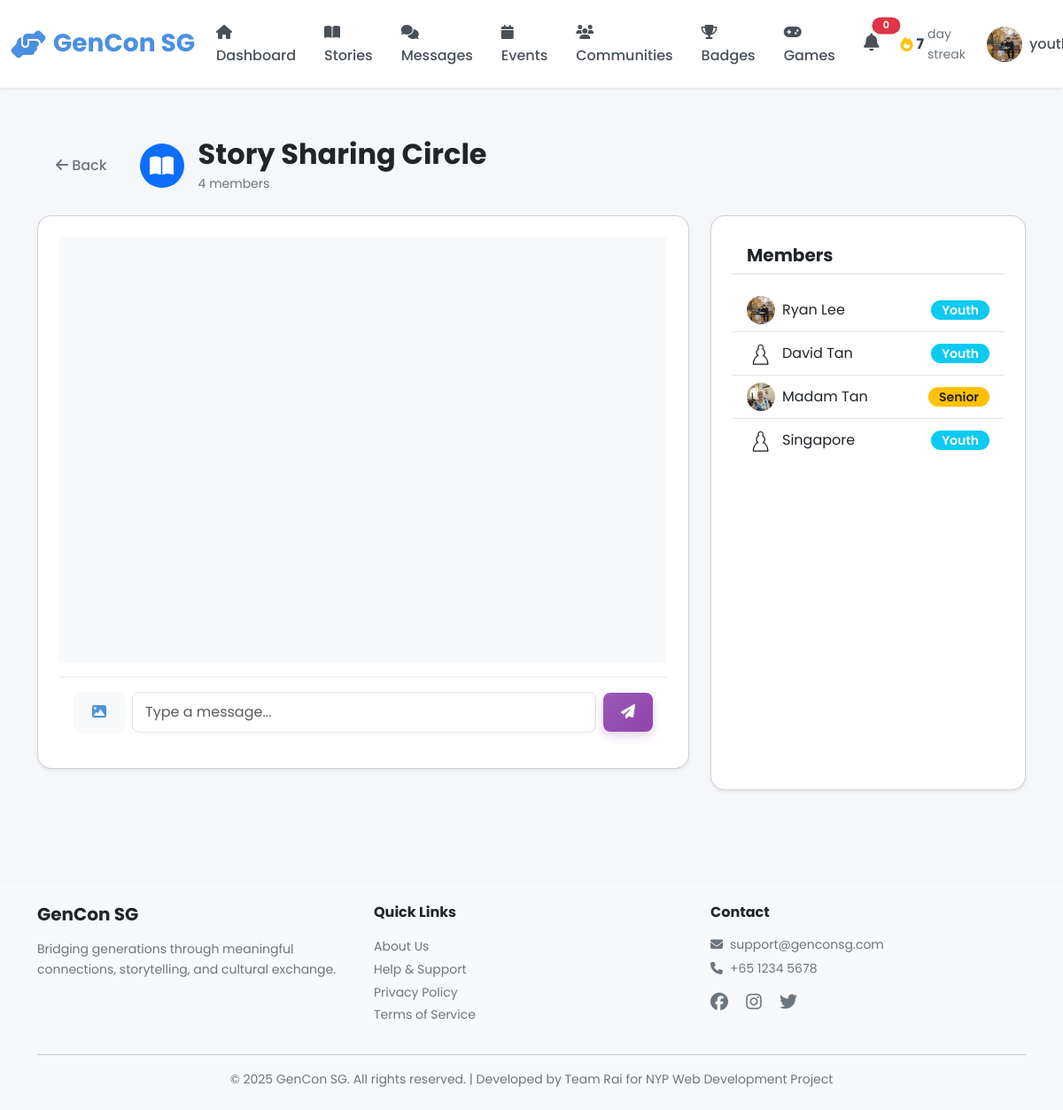
Page /youth/communities/3 (signed in) on the committed database.
### models.py (models this page shows, shortened)
class Community(db.Model):
    __tablename__ = 'communities'
    id = db.Column(db.Integer, primary_key=True)
    name = db.Column(db.String(100), nullable=False, unique=True)
    type = db.Column(db.String(20), nullable=False)  # Story, Hobby, Learning
    description = db.Column(db.Text)
    rules = db.Column(db.Text)
    icon = db.Column(db.String(50), default='fas fa-users')
    banner_class = db.Column(db.String(50), default='default')
    tags = db.Column(db.String(255))  # Comma separated tags
    photo_url = db.Column(db.String(255))
    member_count = db.Column(db.Integer, default=0)
    created_by = db.Column(db.Integer, db.ForeignKey('users.id'), nullable=False)
    created_at = db.Column(db.DateTime, default=datetime.utcnow, nullable=False)
    creator = db.relationship('User')
    members = db.relationship('CommunityMember', back_populates='community',
                             lazy='dynamic', cascade='all, delete-orphan')
    posts = db.relationship('CommunityPost', back_populates='community',
                           lazy='dynamic', cascade='all, delete-orphan')

class CommunityMember(db.Model):
    __tablename__ = 'community_members'
    id = db.Column(db.Integer, primary_key=True)
    community_id = db.Column(db.Integer, db.ForeignKey('communities.id'), nullable=False, index=True)
    user_id = db.Column(db.Integer, db.ForeignKey('users.id'), nullable=False, index=True)
    joined_at = db.Column(db.DateTime, default=datetime.utcnow, nullable=False)
    last_viewed_at = db.Column(db.DateTime, default=datetime.utcnow)
    community = db.relationship('Community', back_populates='members')
    user = db.relationship('User')
    __table_args__ = (db.UniqueConstraint('community_id', 'user_id', name='unique_community_user'),)

class User(db.Model):
    __tablename__ = 'users'
    id = db.Column(db.Integer, primary_key=True)
    username = db.Column(db.String(80), unique=True, nullable=False, index=True)
    password_hash = db.Column(db.String(255), nullable=False)
    email = db.Column(db.String(120), unique=True, nullable=False, index=True)
    full_name = db.Column(db.String(120), nullable=False)
    phone = db.Column(db.String(20))
    age = db.Column(db.Integer, nullable=False)
    bio = db.Column(db.Text)  # User biography
    school = db.Column(db.String(255))  # School or organization for youth
    role = db.Column(db.String(20), nullable=False)  # 'senior', 'youth', or 'admin'
    profile_picture = db.Column(db.String(255), default='images/default-avatar.png')
    disable_reason = db.Column(db.Text)
    interests_json = db.Column(db.Text)  # Stores interests as JSON array
    languages_json = db.Column(db.Text)  # Stores languages as JSON array
    accessibility_settings_json = db.Column(db.Text)  # Stores settings as JSON object
    created_at = db.Column(db.DateTime, default=datetime.utcnow, nullable=False)
    last_active = db.Column(db.DateTime, default=datetime.utcnow, nullable=False)
    is_active = db.Column(db.Boolean, default=True)
    stories = db.relationship('Story', back_populates='user', lazy='dynamic')
    sent_messages = db.relationship('Message', foreign_keys='Message.sender_id',
                                   back_populates='sender', lazy='dynamic')
    received_messages = db.relationship('Message', foreign_keys='Message.recipient_id',
                                       back_populates='recipient', lazy='dynamic')
    senior_pairs = db.relationship('Pair', foreign_keys='Pair.senior_id',
                                   back_populates='senior', lazy='dynamic')
    youth_pairs = db.relationship('Pair', foreign_keys='Pair.youth_id',
                                 back_populates='youth', lazy='dynamic')
    streak = db.relationship('Streak', back_populates='user', uselist=False)
    badges = db.relationship('Badge', back_populates='user', lazy='dynamic')
    checkins = db.relationship('Checkin', back_populates='user', lazy='dynamic')
    @property
    def interests(self):
        """Get interests as Python list from JSON string."""
        if self.interests_json:
            return json.loads(self.interests_json)
        return []
    @interests.setter
    def interests(self, value):
        """Set interests from Python list, store as JSON string."""
        self.interests_json = json.dumps(value)
    @property
    def languages(self):
        """Get languages as Python list from JSON string."""
        if self.languages_json:
            return json.loads(self.languages_json)
        return []
    @languages.setter
    def languages(self, value):
        """Set languages from Python list, store as JSON string."""
        self.languages_json = json.dumps(value)
    @property
    def accessibility_settings(self):
        """Get accessibility settings as Python dict from JSON string."""
        if self.accessibility_settings_json:
            return json.loads(self.accessibility_settings_json)
        return {}

### blueprints/youth.py (the view)
@youth_bp.route('/communities/<int:community_id>')
@login_required
def view_community(community_id):
    community = Community.query.get_or_404(community_id)
    user_id = session['user_id']
    member = CommunityMember.query.filter_by(
        community_id=community_id,
        user_id=user_id
    ).first()
    if not member:
        flash('You must join this community to view the chat.', 'warning')
        return redirect(url_for('youth.communities'))
    member.last_viewed_at = datetime.utcnow()
    db.session.commit()
    posts = CommunityPost.query.filter_by(community_id=community_id)\
        .order_by(CommunityPost.created_at.asc()).all()
    members = community.members.all()
    return render_template('youth/community_chat.html', community=community, posts=posts, user_id=user_id, members=members)

### templates/youth/community_chat.html (shortened to what this page needs)
{% extends "base.html" %}
{% block body_class %}youth-dashboard{% endblock %}
{% block content %}
<div class="container py-4">
    <div class="d-flex align-items-center mb-4">
        <a href="{{ url_for('youth.communities') }}" class="btn btn-outline-secondary me-3">
            <i class="fas fa-arrow-left"></i> Back
        </a>
        <div class="d-flex align-items-center">
            <div class="rounded-circle bg-primary text-white d-flex align-items-center justify-content-center me-3" style="width: 50px; height: 50px; font-size: 1.5rem;">
                <i class="{{ community.icon }}"></i>
            </div>
            <div>
                <h2 class="mb-0">{{ community.name }}</h2>
                <small class="text-muted">{{ community.member_count }} members</small>
            </div>
        </div>
    </div>
    <div class="row">
        <div class="col-lg-8">
            <div class="card shadow-sm">
                <div class="card-body p-0">
                    <div id="chat-messages" class="p-4" style="height: 60vh; overflow-y: auto; background-color: #f8f9fa;">
                    </div>
                    <div class="card-footer bg-white p-3">
                        <form id="chat-form" class="d-flex align-items-center">
                            <button type="button" class="btn btn-light me-2" onclick="document.getElementById('photo-upload').click()">
                                <i class="fas fa-image text-primary"></i>
                            </button>
                            <input type="text" id="message-input" class="form-control me-2" placeholder="Type a message..." autocomplete="off">
                            <button type="submit" class="btn btn-primary">
                                <i class="fas fa-paper-plane"></i>
                            </button>
                        </form>
                    </div>
                </div>
            </div>
        </div>
        <div class="col-lg-4 d-none d-lg-block">
            <div class="card shadow-sm h-100">
                <div class="card-header bg-white">
                    <h5 class="mb-0">Members</h5>
                </div>
                <div class="card-body p-0" style="max-height: 70vh; overflow-y: auto;">
                    <ul class="list-group list-group-flush">
                        {% for member in members %}
                            <li class="list-group-item d-flex align-items-center">
                                <a href="{{ url_for('youth.public_profile', user_id=member.user_id) }}" class="d-flex align-items-center text-decoration-none text-dark w-100">
                                    <img src="{{ url_for('static', filename=member.user.profile_picture|fix_pfp) }}" class="rounded-circle me-2" style="width: 32px; height: 32px; object-fit: cover;">
                                    <span>{{ member.user.full_name }}</span>
                                </a>
                                {% if member.user.role == 'senior' %}
                                    <span class="badge bg-warning text-dark ms-auto">Senior</span>
                                {% else %}
                                    <span class="badge bg-info text-white ms-auto">Youth</span>
                                {% endif %}
                            </li>
                        {% endfor %}
                    </ul>
                </div>
            </div>
        </div>
    </div>
</div>
{% endblock %}

### rows in the picture
Community: name "Story Sharing Circle", member_count "4"
CommunityMember: profile_picture (picture), user.full_name "Ryan Lee", shows "Youth"
CommunityMember: profile_picture (placeholder picture), user.full_name "David Tan", shows "Youth"
CommunityMember: profile_picture (picture), user.full_name "Madam Tan", shows "Senior"
CommunityMember: profile_picture (placeholder picture), user.full_name "Singapore", shows "Youth"

### other values in the picture
{{ user_streak|default(0) }} "7"
